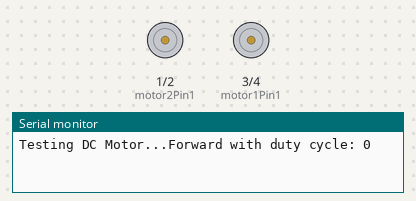
The sketch below on a simulated ESP32. Parts: motor-driver pin pairs drawn as motors (green arrow = first pin HIGH = forward, orange = second pin HIGH = backward, longer = more drive), the last lines printed to the serial monitor.

Above: at 0.1 s.
At 12.6 s:
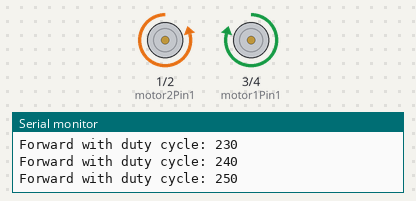
At 26.6 s:
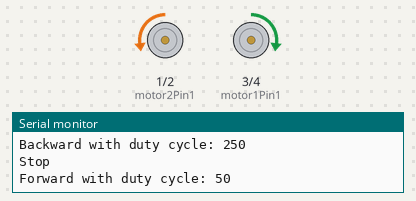
At 39.1 s:
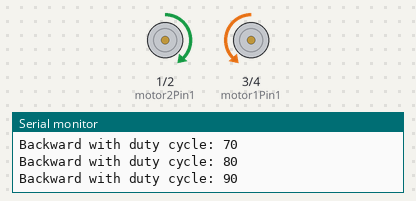
Timing chart, 0 to 40.0 s (numbered marks = the images above):
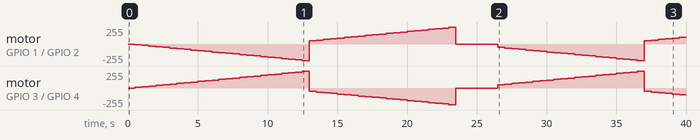

Measured:
- by itself, motor on GPIO 1 (motor2Pin1) / GPIO 2 (motor2Pin2): stopped → backward 10/255 at 0.50 s, → backward 20/255 0.50 s later, → backward 30/255 0.50 s later, → backward 40/255 0.50 s later, … (74 changes in this stretch)

The sketch:

drive_motor_test.ino
```cpp
#include <math.h>
#include "driver/ledc.h"
#include "esp_err.h"
/*********
  Rui Santos
  Complete project details at http://randomnerdtutorials.com
  https://randomnerdtutorials.com/esp32-dc-motor-l298n-motor-driver-control-speed-direction/
*********/

// Motor A

int motor1Pin1 = D2;
int motor1Pin2 = D3;
int motor2Pin1 = D0;
int motor2Pin2 = D1;


// Setting PWM properties
const int freq = 5000;
/*
const int M1C1 = 0;
const int M1C2 = 1;
const int M2C1 = 2;
const int M2C2 = 3;
*/
const int resolution = 8;
int dutyCycle = 0;

const int M1C1 = 0;
const int M1C2 = 2;
const int M2C1 = 1;
const int M2C2 = 4;


void setup() {
  // sets the pins as outputs:
  pinMode(motor1Pin1, OUTPUT);
  pinMode(motor1Pin2, OUTPUT);
  pinMode(motor2Pin1, OUTPUT);
  pinMode(motor2Pin2, OUTPUT);


  // configure LED PWM functionalitites
  ledcSetup(M1C1, freq, resolution);
  ledcSetup(M1C2, freq, resolution);
  ledcSetup(M2C1, freq, resolution);
  ledcSetup(M2C2, freq, resolution);
  ledcAttachPin(motor1Pin1, M1C1);
  ledcAttachPin(motor1Pin2, M1C2);
  ledcAttachPin(motor2Pin1, M2C1);
  ledcAttachPin(motor2Pin2, M2C2);

  Serial.begin(115200);

  // testing
  Serial.print("Testing DC Motor...");
}

void loop() {
  while (dutyCycle <= 255){
    ledcWrite(M1C1, dutyCycle);
    ledcWrite(M1C2,0);
    ledcWrite(M2C1, 0);
    ledcWrite(M2C2,dutyCycle);
    Serial.print("Forward with duty cycle: ");
    Serial.println(dutyCycle);
    dutyCycle = dutyCycle + 10;
    delay(500);
  }
  dutyCycle = 50;

  while (dutyCycle <= 255){
    ledcWrite(M1C1, 0);
    ledcWrite(M1C2, dutyCycle);
    ledcWrite(M2C1, dutyCycle);
    ledcWrite(M2C2, 0);
    Serial.print("Backward with duty cycle: ");
    Serial.println(dutyCycle);
    dutyCycle = dutyCycle + 10;
    delay(500);
  }
  dutyCycle = 50;

  Serial.println("Stop");
  ledcWrite(M1C1, 255);
  ledcWrite(M1C2, 255);
  ledcWrite(M2C1, 255);
  ledcWrite(M2C2, 255);
  delay(3000);

}
```
